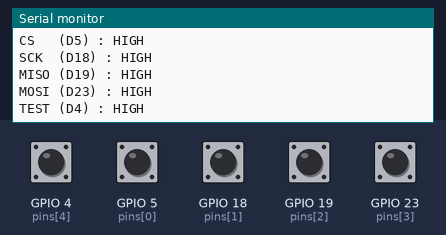
Simulated run of this sketch. Board: ESP32. Shown: the last lines printed to the serial monitor. Inputs (shaded band) come from the test bench; at power-on: GPIO 4 (pins[4]), GPIO 5 (pins[0]), GPIO 18 (pins[1]), GPIO 19 (pins[2]), GPIO 23 (pins[3]) HIGH.

Above: at 2.2 s.
2.3 s: GPIO 4 (pins[4]) pulled LOW for 0.15 s
At 2.48 s:
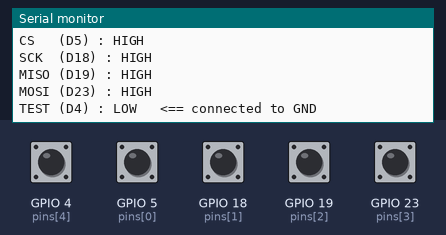
3.9 s: GPIO 5 (pins[0]) pulled LOW for 0.15 s
At 5.0 s:
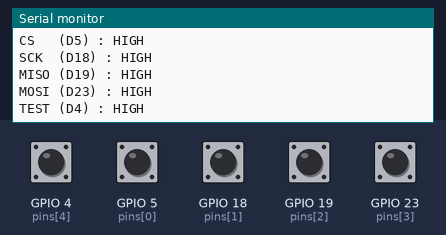
5.5 s: GPIO 18 (pins[1]) pulled LOW for 0.15 s
7.1 s: GPIO 19 (pins[2]) pulled LOW for 0.15 s
At 7.27 s:
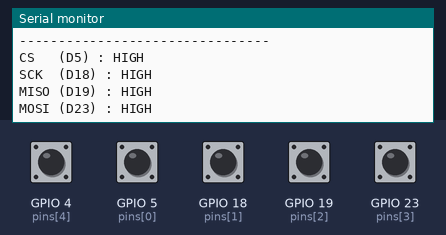
8.7 s: GPIO 23 (pins[3]) pulled LOW for 0.15 s
At 8.88 s:
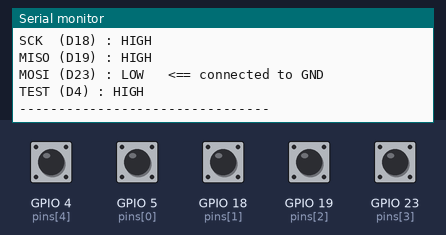

Measured:
- after the input at 2.3 s, the serial monitor: prints a new line at once (image 1)
- after the input at 3.9 s, the serial monitor: prints a new line at once (image 2)
- after the input at 7.1 s, the serial monitor: prints a new line after 0.06 s (image 3)
- after the input at 8.7 s, the serial monitor: prints a new line after 0.07 s (image 4)

The sketch:

05c_SD_Wire_Tester.ino
```cpp
// 05c_SD_Wire_Tester.ino
// Checks each SD wire one by one, using the ESP32 itself (no multimeter needed).
//
// How it works: every pin below has its internal pull-up switched on, so it reads HIGH.
// When you connect the far end of a wire to GND (the blue - rail), that pin reads LOW.
// If the pin goes LOW, the wire is good AND it is in the right hole.
//
// Pins watched:
//   D5  (GPIO5)  = CS wire
//   D18 (GPIO18) = SCK wire
//   D19 (GPIO19) = MISO wire
//   D23 (GPIO23) = MOSI wire
//   D4  (GPIO4)  = spare test pin, used to check the VCC and GND wires (hole 5a)
//
// Open the Serial Monitor at 115200. It prints a line every time something changes.

const int pins[]       = {5, 18, 19, 23, 4};
const char *names[]    = {"CS   (D5)", "SCK  (D18)", "MISO (D19)", "MOSI (D23)", "TEST (D4)"};
const int N = 5;
int last[N];

void printAll() {
  Serial.println("--------------------------------");
  for (int i = 0; i < N; i++) {
    int v = digitalRead(pins[i]);
    Serial.printf("%s : %s\n", names[i], v == LOW ? "LOW   <== connected to GND" : "HIGH");
  }
}

void setup() {
  Serial.begin(115200);
  delay(1000);
  Serial.println("\n===== SD wire tester =====");
  Serial.println("All pins should show HIGH now.");
  Serial.println("Touch the far end of ONE wire to the blue - rail: its pin must change to LOW.");
  for (int i = 0; i < N; i++) {
    pinMode(pins[i], INPUT_PULLUP);
    delay(2);
    last[i] = digitalRead(pins[i]);
  }
  printAll();
}

void loop() {
  bool changed = false;
  for (int i = 0; i < N; i++) {
    int v = digitalRead(pins[i]);
    if (v != last[i]) { last[i] = v; changed = true; }
  }
  if (changed) printAll();
  delay(100);
}
```
